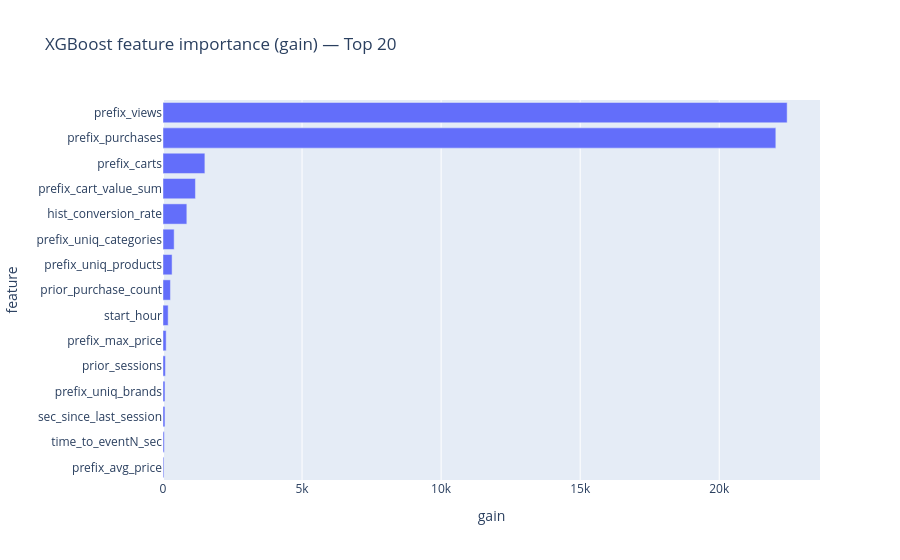

Notebook code for this chart:
### Code cell
# Feature importance (XGBoost) — importance_type="gain"
booster = xgb_model.get_booster()
score_gain = booster.get_score(importance_type="gain")  # keys like "f0", "f1", ...

# Map f0..fN to your column names
feature_map = {f"f{i}": col for i, col in enumerate(feature_cols)}

imp = (
    pd.DataFrame(
        [
            {"feature": feature_map.get(k, k), "gain": v}
            for k, v in score_gain.items()
        ]
    )
    .sort_values("gain", ascending=False)
)

print("Top features by gain:")
print(imp.head(15))

fig_imp = px.bar(
    imp.head(20).iloc[::-1],  # reverse for nicer horizontal ordering
    x="gain",
    y="feature",
    orientation="h",
    title="XGBoost feature importance (gain) — Top 20",
)
fig_imp.show()

### Figure 1 — Plotly figure (JSON) as saved in the notebook; plotly's stock layout.template omitted (floating-point values rounded to 4 significant figures)
{"data": [{"hovertemplate": "gain=%{x}<br>feature=%{y}<extra></extra>", "legendgroup": "", "marker": {"color": "#636efa", "pattern": {"shape": ""}}, "name": "", "orientation": "h", "showlegend": false, "textposition": "auto", "type": "bar", "x": [32.21, 46.61, 70.01, 71.36, 86.63, 113.5, 185.5, 268.0, 327.0, 401.1, 857.1, 1167.0, 1506.0, 22030.0, 22440.0], "xaxis": "x", "y": ["prefix_avg_price", "time_to_eventN_sec", "sec_since_last_session", "prefix_uniq_brands", "prior_sessions", "prefix_max_price", "start_hour", "prior_purchase_count", "prefix_uniq_products", "prefix_uniq_categories", "hist_conversion_rate", "prefix_cart_value_sum", "prefix_carts", "prefix_purchases", "prefix_views"], "yaxis": "y"}], "layout": {"barmode": "relative", "legend": {"tracegroupgap": 0}, "title": {"text": "XGBoost feature importance (gain) — Top 20"}, "xaxis": {"anchor": "y", "domain": [0, 1], "title": {"text": "gain"}}, "yaxis": {"anchor": "x", "domain": [0, 1], "title": {"text": "feature"}}}}
